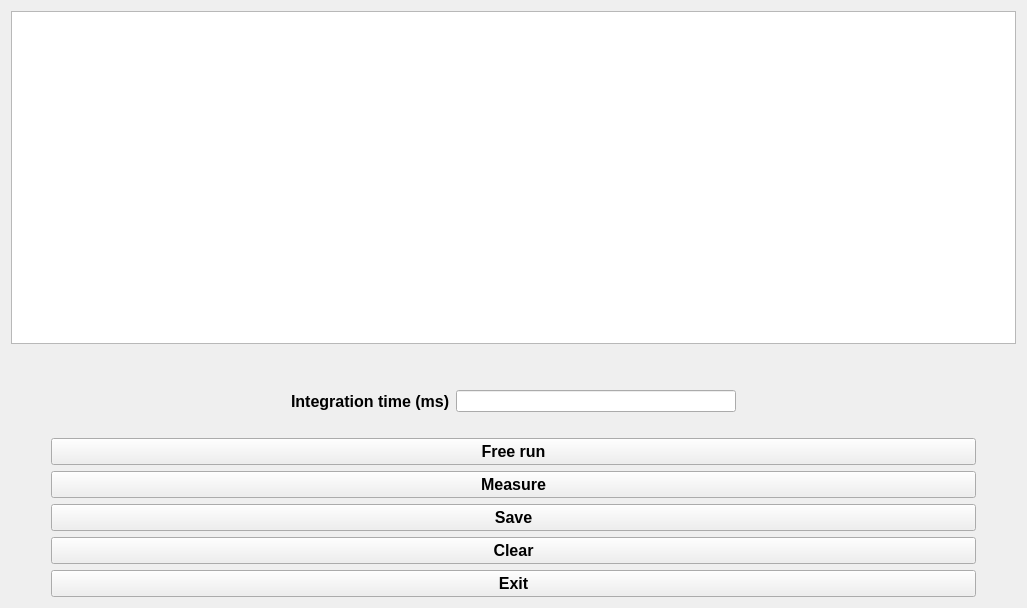
<?xml version="1.0" encoding="UTF-8"?>
<ui version="4.0">
 <class>Form</class>
 <widget class="QWidget" name="Form">
  <property name="geometry">
   <rect>
    <x>0</x>
    <y>0</y>
    <width>1027</width>
    <height>608</height>
   </rect>
  </property>
  <property name="windowTitle">
   <string>Ocean Optics</string>
  </property>
  <layout class="QVBoxLayout" name="verticalLayout_2">
   <item>
    <layout class="QGridLayout" name="gridLayout_3">
     <item row="0" column="0">
      <layout class="QVBoxLayout" name="verticalLayout">
       <item>
        <widget class="PlotWidget" name="graphicsView"/>
       </item>
       <item>
        <spacer name="verticalSpacer_5">
         <property name="orientation">
          <enum>Qt::Vertical</enum>
         </property>
         <property name="sizeType">
          <enum>QSizePolicy::Minimum</enum>
         </property>
         <property name="sizeHint" stdset="0">
          <size>
           <width>20</width>
           <height>40</height>
          </size>
         </property>
        </spacer>
       </item>
       <item>
        <layout class="QGridLayout" name="gridLayout">
         <item row="0" column="0">
          <spacer name="horizontalSpacer_3">
           <property name="orientation">
            <enum>Qt::Horizontal</enum>
           </property>
           <property name="sizeHint" stdset="0">
            <size>
             <width>40</width>
             <height>20</height>
            </size>
           </property>
          </spacer>
         </item>
         <item row="0" column="4">
          <spacer name="horizontalSpacer_4">
           <property name="orientation">
            <enum>Qt::Horizontal</enum>
           </property>
           <property name="sizeHint" stdset="0">
            <size>
             <width>40</width>
             <height>20</height>
            </size>
           </property>
          </spacer>
         </item>
         <item row="0" column="1">
          <widget class="QLabel" name="intTime_label">
           <property name="font">
            <font>
             <pointsize>12</pointsize>
             <weight>75</weight>
             <bold>true</bold>
            </font>
           </property>
           <property name="layoutDirection">
            <enum>Qt::LeftToRight</enum>
           </property>
           <property name="text">
            <string>Integration time (ms)</string>
           </property>
          </widget>
         </item>
         <item row="0" column="3">
          <widget class="QLineEdit" name="intTime_lineEdit"/>
         </item>
         <item row="1" column="4">
          <spacer name="horizontalSpacer_9">
           <property name="orientation">
            <enum>Qt::Horizontal</enum>
           </property>
           <property name="sizeHint" stdset="0">
            <size>
             <width>40</width>
             <height>20</height>
            </size>
           </property>
          </spacer>
         </item>
         <item row="1" column="0">
          <spacer name="horizontalSpacer_10">
           <property name="orientation">
            <enum>Qt::Horizontal</enum>
           </property>
           <property name="sizeHint" stdset="0">
            <size>
             <width>40</width>
             <height>20</height>
            </size>
           </property>
          </spacer>
         </item>
        </layout>
       </item>
      </layout>
     </item>
     <item row="1" column="0">
      <layout class="QGridLayout" name="gridLayout_2" rowstretch="0,0,0,0,0,0">
       <item row="5" column="0">
        <spacer name="horizontalSpacer_8">
         <property name="orientation">
          <enum>Qt::Horizontal</enum>
         </property>
         <property name="sizeType">
          <enum>QSizePolicy::Maximum</enum>
         </property>
         <property name="sizeHint" stdset="0">
          <size>
           <width>40</width>
           <height>20</height>
          </size>
         </property>
        </spacer>
       </item>
       <item row="0" column="0">
        <spacer name="horizontalSpacer_6">
         <property name="orientation">
          <enum>Qt::Horizontal</enum>
         </property>
         <property name="sizeType">
          <enum>QSizePolicy::Preferred</enum>
         </property>
         <property name="sizeHint" stdset="0">
          <size>
           <width>40</width>
           <height>20</height>
          </size>
         </property>
        </spacer>
       </item>
       <item row="2" column="0">
        <spacer name="horizontalSpacer_7">
         <property name="orientation">
          <enum>Qt::Horizontal</enum>
         </property>
         <property name="sizeType">
          <enum>QSizePolicy::Maximum</enum>
         </property>
         <property name="sizeHint" stdset="0">
          <size>
           <width>40</width>
           <height>20</height>
          </size>
         </property>
        </spacer>
       </item>
       <item row="0" column="2">
        <spacer name="horizontalSpacer">
         <property name="orientation">
          <enum>Qt::Horizontal</enum>
         </property>
         <property name="sizeType">
          <enum>QSizePolicy::Preferred</enum>
         </property>
         <property name="sizeHint" stdset="0">
          <size>
           <width>40</width>
           <height>20</height>
          </size>
         </property>
        </spacer>
       </item>
       <item row="2" column="1">
        <widget class="QPushButton" name="measure_pushButton">
         <property name="enabled">
          <bool>true</bool>
         </property>
         <property name="sizePolicy">
          <sizepolicy hsizetype="Minimum" vsizetype="Maximum">
           <horstretch>0</horstretch>
           <verstretch>0</verstretch>
          </sizepolicy>
         </property>
         <property name="font">
          <font>
           <pointsize>12</pointsize>
           <weight>75</weight>
           <bold>true</bold>
          </font>
         </property>
         <property name="text">
          <string>Measure</string>
         </property>
        </widget>
       </item>
       <item row="2" column="2">
        <spacer name="horizontalSpacer_2">
         <property name="orientation">
          <enum>Qt::Horizontal</enum>
         </property>
         <property name="sizeType">
          <enum>QSizePolicy::Maximum</enum>
         </property>
         <property name="sizeHint" stdset="0">
          <size>
           <width>40</width>
           <height>20</height>
          </size>
         </property>
        </spacer>
       </item>
       <item row="5" column="2">
        <spacer name="horizontalSpacer_5">
         <property name="orientation">
          <enum>Qt::Horizontal</enum>
         </property>
         <property name="sizeType">
          <enum>QSizePolicy::Maximum</enum>
         </property>
         <property name="sizeHint" stdset="0">
          <size>
           <width>40</width>
           <height>20</height>
          </size>
         </property>
        </spacer>
       </item>
       <item row="0" column="1">
        <widget class="QPushButton" name="freeRun_pushButton">
         <property name="sizePolicy">
          <sizepolicy hsizetype="Preferred" vsizetype="Fixed">
           <horstretch>0</horstretch>
           <verstretch>0</verstretch>
          </sizepolicy>
         </property>
         <property name="font">
          <font>
           <pointsize>12</pointsize>
           <weight>75</weight>
           <bold>true</bold>
          </font>
         </property>
         <property name="text">
          <string>Free run</string>
         </property>
        </widget>
       </item>
       <item row="4" column="2">
        <spacer name="horizontalSpacer_11">
         <property name="orientation">
          <enum>Qt::Horizontal</enum>
         </property>
         <property name="sizeType">
          <enum>QSizePolicy::Preferred</enum>
         </property>
         <property name="sizeHint" stdset="0">
          <size>
           <width>40</width>
           <height>20</height>
          </size>
         </property>
        </spacer>
       </item>
       <item row="4" column="0">
        <spacer name="horizontalSpacer_12">
         <property name="orientation">
          <enum>Qt::Horizontal</enum>
         </property>
         <property name="sizeType">
          <enum>QSizePolicy::Preferred</enum>
         </property>
         <property name="sizeHint" stdset="0">
          <size>
           <width>40</width>
           <height>20</height>
          </size>
         </property>
        </spacer>
       </item>
       <item row="5" column="1">
        <widget class="QPushButton" name="exit_pushButton">
         <property name="font">
          <font>
           <pointsize>12</pointsize>
           <weight>75</weight>
           <bold>true</bold>
          </font>
         </property>
         <property name="text">
          <string>Exit</string>
         </property>
        </widget>
       </item>
       <item row="4" column="1">
        <widget class="QPushButton" name="clear_pushButton">
         <property name="font">
          <font>
           <pointsize>12</pointsize>
           <weight>75</weight>
           <bold>true</bold>
          </font>
         </property>
         <property name="text">
          <string>Clear</string>
         </property>
        </widget>
       </item>
       <item row="3" column="1">
        <widget class="QPushButton" name="save_pushButton">
         <property name="font">
          <font>
           <pointsize>12</pointsize>
           <weight>75</weight>
           <bold>true</bold>
          </font>
         </property>
         <property name="text">
          <string>Save</string>
         </property>
        </widget>
       </item>
      </layout>
     </item>
    </layout>
   </item>
  </layout>
 </widget>
 <customwidgets>
  <customwidget>
   <class>PlotWidget</class>
   <extends>QGraphicsView</extends>
   <header location="global">pyqtgraph</header>
  </customwidget>
 </customwidgets>
 <resources/>
 <connections/>
</ui>
